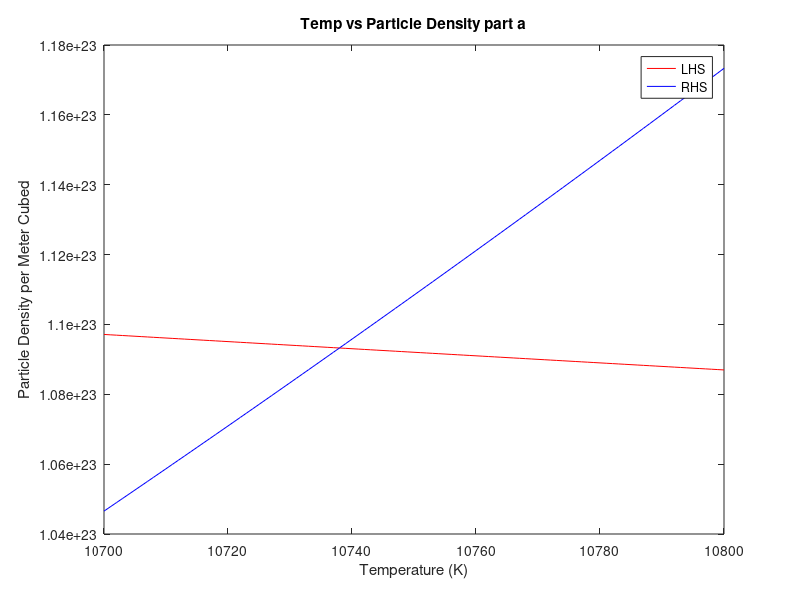
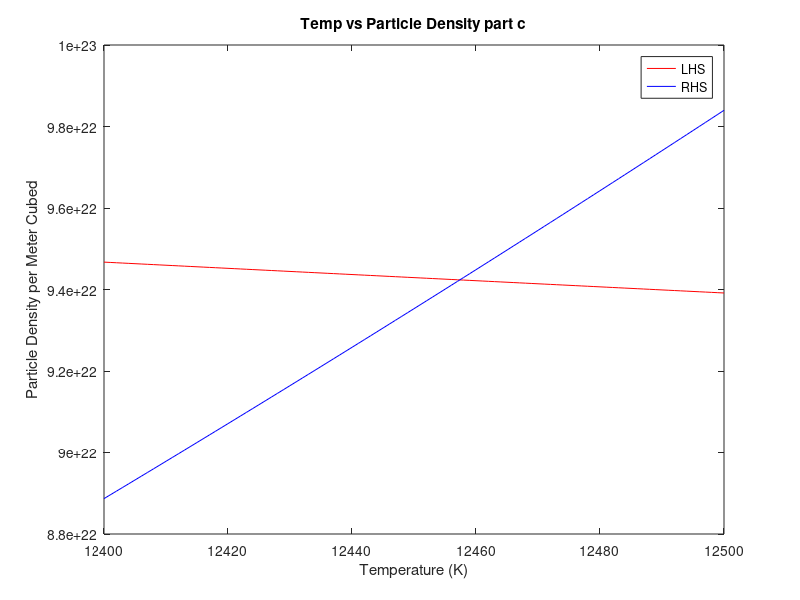

The MATLAB source for these figures, in order:
p = 101325;
kB = 1.381.*10.^(-23);
me = 9.109.*10.^(-31);
h = 6.626.*10.^(-34);
Ui = 1.602.*10.^(-18);
T = 10700:1:10800;
LHS = 0.16.*p./(kB.*T);
RHS = 2.*(((2.*pi.*me.*kB.*T).^(3/2))./(h.^3)).*exp(-Ui./(kB.*T));
figure
plot(T,LHS,'r',T,RHS,'b')
legend('LHS','RHS')
title('Temp vs Particle Density part a')
xlabel('Temperature (K)')
ylabel('Particle Density per Meter Cubed')

Ui = 12.*1.602.*10^(-19);
T = 12400:1:12500;
LHS = 0.16.*p./(kB.*T);
RHS = 2.*(((2.*pi.*me.*kB.*T).^(3/2))./(h.^3)).*exp(-Ui./(kB.*T));
figure
plot(T,LHS,'r',T,RHS,'b')
legend('LHS','RHS')
title('Temp vs Particle Density part c')
xlabel('Temperature (K)')
ylabel('Particle Density per Meter Cubed')
